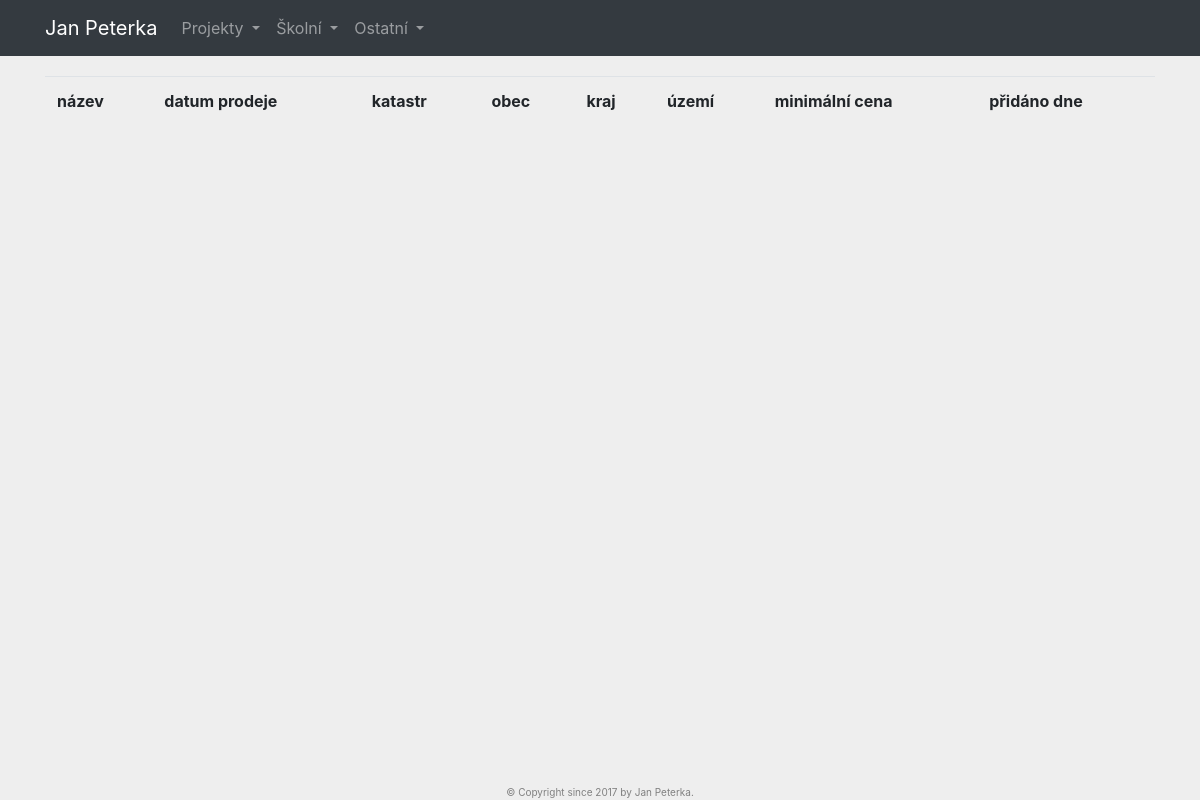
Before: /bunkrs with the older database file.
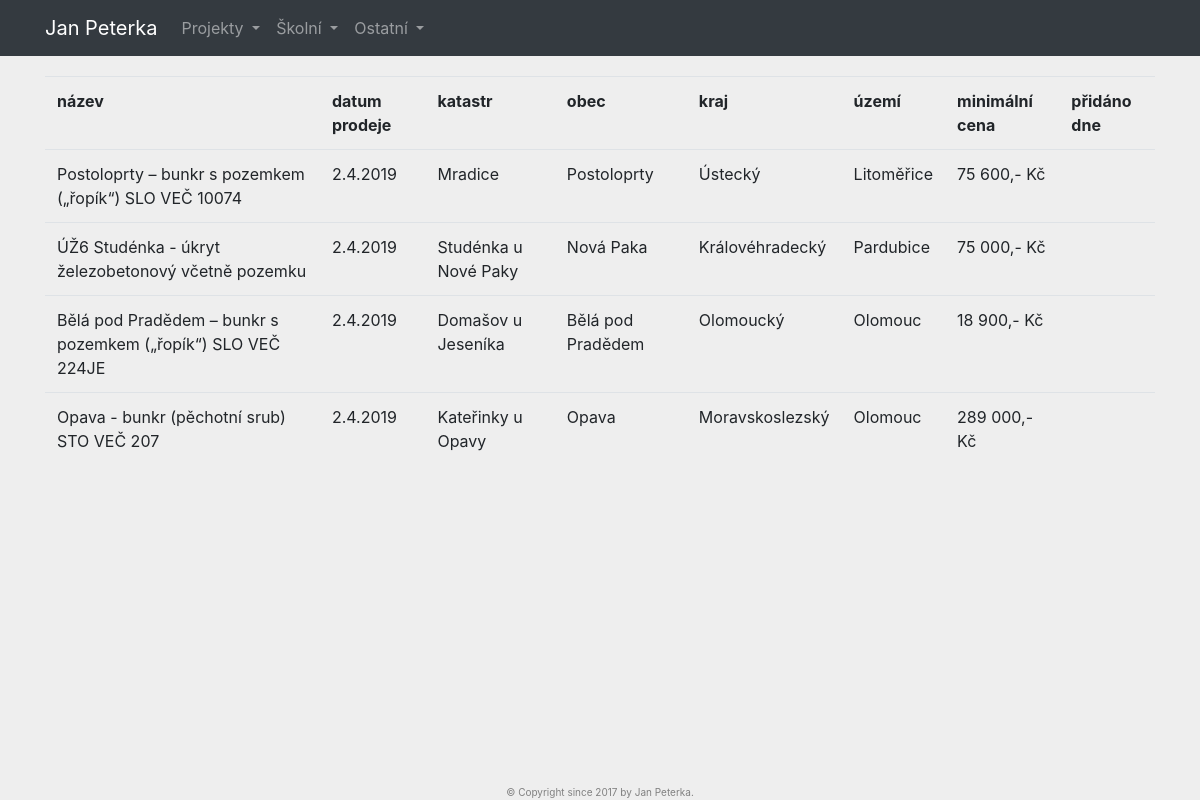
After: the same page with the newer database file.
### app/models.py (models this page shows, shortened)
class Bunkr(db.Model):
    __tablename__ = 'bunkrs'
    name = db.Column(db.String(255), primary_key=True)
    sale_date = db.Column(db.String(255))
    katastr = db.Column(db.String(255))
    obec = db.Column(db.String(255))
    kraj = db.Column(db.String(255))
    uzemi = db.Column(db.String(255))
    min_sale_price = db.Column(db.Integer)
    created_at = db.Column(db.Date(), default=datetime.datetime.now)
    @staticmethod
    def loadAll():
        bunkrs = db.session.query(Bunkr).all()
        return bunkrs

### app/main/routes.py (the view)
@main_blueprint.route('/bunkrs', methods=['GET'])
def showBunkrs():
    bunkrs = models.Bunkr.loadAll()
    return template('bunkrs.tpl', bunkrs=bunkrs)

### app/templates/bunkrs.tpl (shortened to what this page needs)
{% extends "base.tpl" %}
{% block content %}
    {% include('navbar.tpl') %}
    <div class="container">
        <div class="main">
            <table class="table">
                <tr>
                    <th>název</th>
                    <th>datum prodeje</th>
                    <th>katastr</th>
                    <th>obec</th>
                    <th>kraj</th>
                    <th>území</th>
                    <th>minimální cena</th>
                    <th>přidáno dne</th>
                </tr>
            {% for bunkr in bunkrs %}
                <tr>
                    <td>{{ bunkr.name }}</td>
                    <td>{{ bunkr.sale_date}}</td>
                    <td>{{ bunkr.katastr }}</td>
                    <td>{{ bunkr.obec }}</td>
                    <td>{{ bunkr.kraj }}</td>
                    <td>{{ bunkr.uzemi }}</td>
                    <td>{{ bunkr.min_sale_price }}</td>
                    <td>{{ bunkr.create_at }}</td>
                </tr>
            {% endfor %}
            </table>
        </div>
    </div>
{% endblock %}

### app/templates/base.tpl (shortened to what this page needs)
<!DOCTYPE html>
<html>
<head>
    {% block head %}
    <link rel="stylesheet" href="https://maxcdn.bootstrapcdn.com/bootstrap/4.0.0-beta.2/css/bootstrap.min.css">
    <link rel="stylesheet" href="https://use.fontawesome.com/releases/v5.0.10/css/all.css">
    <link rel=stylesheet type=text/css href="{{ url_for('static', filename='style.css') }}">
    {% endblock head %}
</head>
<body>
    <div id="content">
    	{% block content %}{% endblock %}
    </div>
    <div class="footer">
        {% block footer %}
        &copy; Copyright since 2017 by Jan Peterka</a>.
        {% endblock %}
    </div>
</body>
</html>

### app/templates/navbar.tpl (shortened to what this page needs)
<nav class="navbar navbar-expand-lg navbar-dark bg-dark">
  <div class="container">
    <a class="navbar-brand" href="/">Jan Peterka</a>
    <div id="navbarNav" class="collapse navbar-collapse">
        <ul class="nav navbar-nav navbar-center">
          <li class="nav-item dropdown">
            <a class="nav-link dropdown-toggle" href="#" id="navbarDropdown" role="button" data-toggle="dropdown" aria-haspopup="true" aria-expanded="false">
              	Projekty
            </a>
          </li>
          <li class="nav-item dropdown">
            <a class="nav-link dropdown-toggle" href="#" id="navbarDropdown" role="button" data-toggle="dropdown" aria-haspopup="true" aria-expanded="false">
              Školní
            </a>
          </li>
          <li class="nav-item dropdown">
            <a class="nav-link dropdown-toggle" href="#" id="navbarDropdown" role="button" data-toggle="dropdown" aria-haspopup="true" aria-expanded="false">
              Ostatní
            </a>
          </li>
        </ul>
    </div>
  </div>
</nav>

### app/static/style.css (style rules this page uses)
body { background-color: #eee; }
.footer { position: fixed; left: 0; bottom: 0; width: 100%; color: grey; font-size: 10px; text-align: center; }

### app/templates/bunkrs.tpl (style rules this page uses)
.main { margin-left: auto; margin-right: auto; margin-top: 20px; }

Changed rows visible on the page:
added Bunkr: name "Postoloprty – bunkr s pozemkem („řopík“) SLO VEČ 10074", sale_date "2.4.2019", katastr "Mradice", obec "Postoloprty", kraj "Ústecký", uzemi "Litoměřice", min_sale_price "75 600,- Kč"
added Bunkr: name "ÚŽ6 Studénka - úkryt železobetonový včetně pozemku", sale_date "2.4.2019", katastr "Studénka u Nové Paky", obec "Nová Paka", kraj "Královéhradecký", uzemi "Pardubice", min_sale_price "75 000,- Kč"
added Bunkr: name "Bělá pod Pradědem – bunkr s pozemkem („řopík“) SLO VEČ 224JE", sale_date "2.4.2019", katastr "Domašov u Jeseníka", obec "Bělá pod Pradědem", kraj "Olomoucký", uzemi "Olomouc", min_sale_price "18 900,- Kč"
added Bunkr: name "Opava - bunkr (pěchotní srub) STO VEČ 207", sale_date "2.4.2019", katastr "Kateřinky u Opavy", obec "Opava", kraj "Moravskoslezský", uzemi "Olomouc", min_sale_price "289 000,- Kč"
